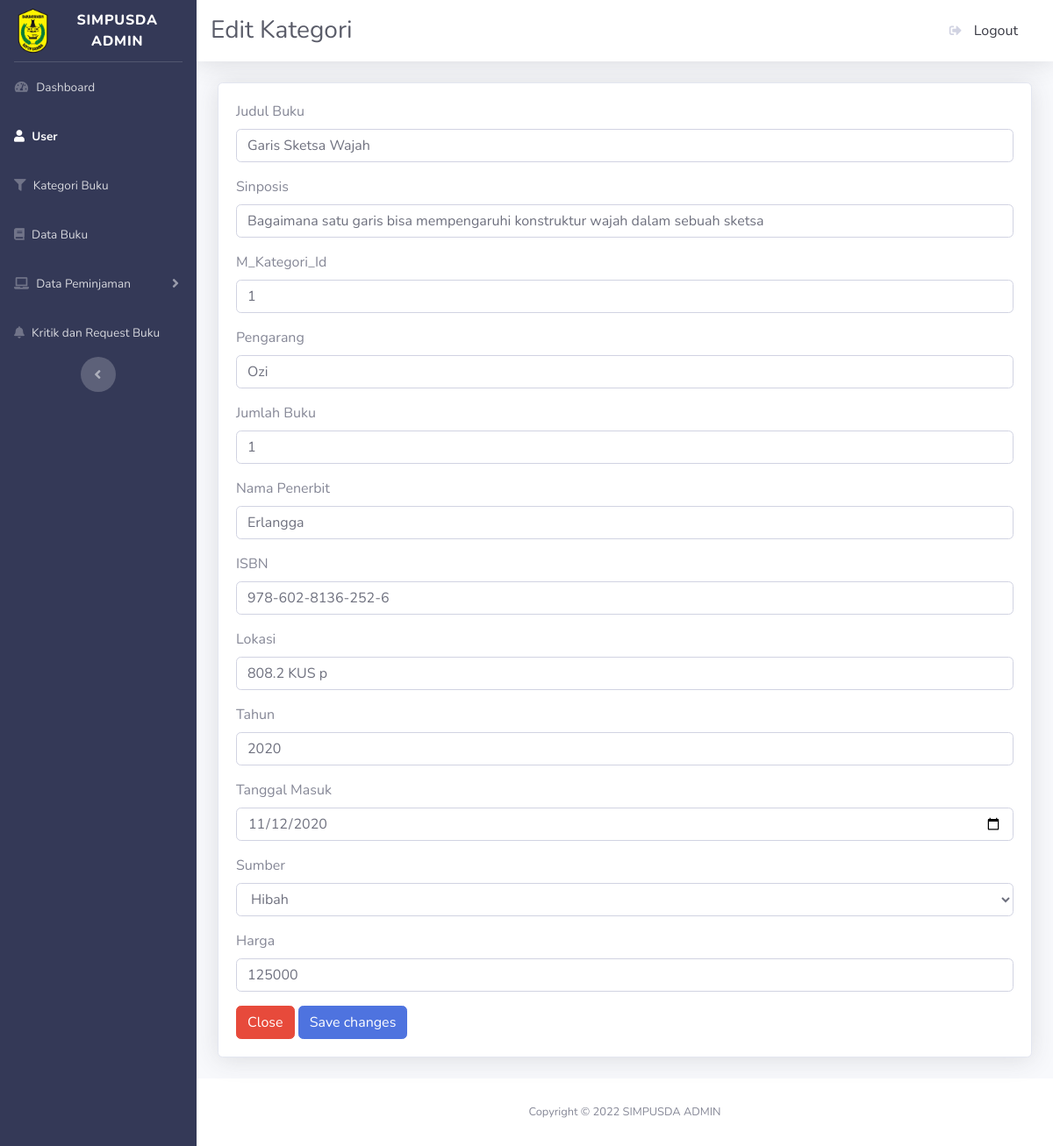
Page /admin/editbuku.php?id=1 on the earlier database version.
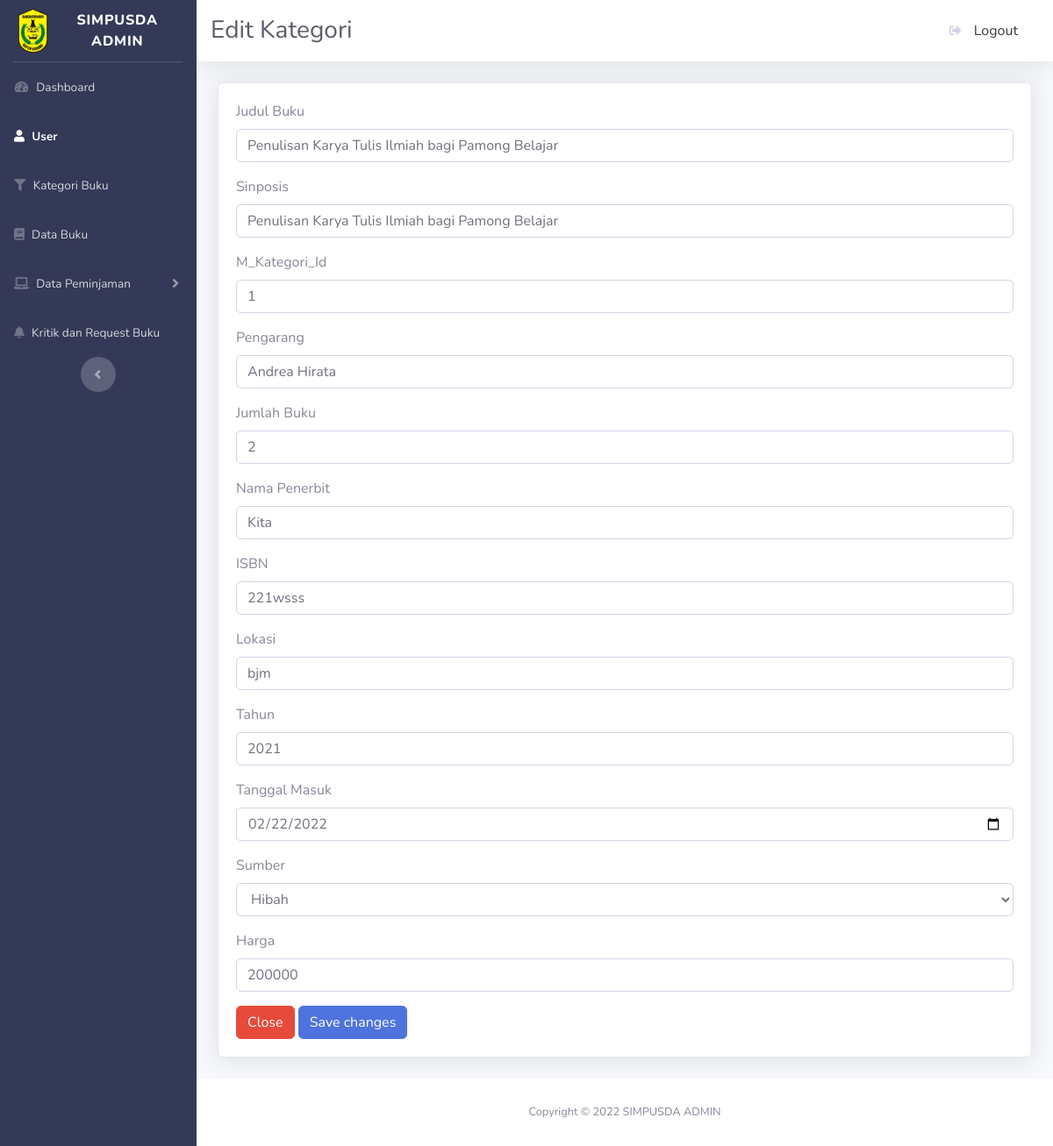
Same page on the later database version.
### tables this page shows
CREATE TABLE `m_buku` (
  `id` int(10) UNSIGNED NOT NULL,
  `foto` varchar(255) NOT NULL,
  `judul_buku` varchar(255) NOT NULL,
  `sinopsis` text NOT NULL,
  `m_kategori_id` int(10) UNSIGNED NOT NULL,
  `pengarang` varchar(255) DEFAULT NULL,
  `jumlah_buku` int(10) UNSIGNED DEFAULT NULL,
  `nama_penerbit` varchar(255) NOT NULL,
  `isbn` varchar(55) DEFAULT NULL,
  `lokasi` varchar(255) DEFAULT NULL,
  `tahun` int(11) DEFAULT NULL,
  `tanggal_masuk` date DEFAULT NULL,
  `sumber` varchar(255) DEFAULT NULL,
  `harga` int(11) DEFAULT NULL,
  `l_rating_id` int(10) UNSIGNED DEFAULT NULL
);

### admin/editbuku.php (the view, shortened to what the changed rows need)
<?php
include_once("config.php");
?>
<?php
$id = $_GET['id'];
$result = mysqli_query($mysqli, "SELECT * FROM m_buku WHERE id=$id");
while($user_data = mysqli_fetch_array($result))
{
    $judul_buku = $user_data['judul_buku'];
    $sinopsis = $user_data['sinopsis'];
    $m_kategori_id = $user_data['m_kategori_id'];
    $pengarang = $user_data['pengarang'];
    $jumlah_buku = $user_data['jumlah_buku'];
    $nama_penerbit = $user_data['nama_penerbit'];
    $isbn = $user_data['isbn'];
    $lokasi = $user_data['lokasi'];
    $tahun = $user_data['tahun'];
    $tanggal_masuk = $user_data['tanggal_masuk'];
    $sumber = $user_data['sumber'];
    $harga = $user_data['harga'];
}
?>
<!DOCTYPE html>
<html lang="en">
<head>
    <link href="vendor/fontawesome-free/css/all.min.css" rel="stylesheet" type="text/css">
    <link href="css/sb-admin-2.min.css" rel="stylesheet">
    <link href="vendor/datatables/dataTables.bootstrap4.min.css" rel="stylesheet">
</head>
<body id="page-top">
    <div id="wrapper">
        <div id="content-wrapper" class="d-flex flex-column">
            <div id="content">
                <div class="container-fluid">
                    <div class="card shadow mb-4">
                        <div class="card-body">
                        <form action="" method="POST" name="form1">
                                <div class='form-group'>
                                <label for='exampleFormControlInput1'>Judul Buku</label>
                                <input type='text' class='form-control' id='exampleFormControlInput1' name="judul_buku" value="<?php echo $judul_buku;?>">
                                </div>
                                <div class='form-group'>
                                <label for='exampleFormControlInput1'>Sinposis</label>
                                <input type='text' class='form-control' id='exampleFormControlInput1' name="sinopsis" value="<?php echo $sinopsis;?>">
                                </div>
                                <div class='form-group'>
                                <label for='exampleFormControlInput1'>M_Kategori_Id</label>
                                <input type='text' class='form-control' id='exampleFormControlInput1' name="m_kategori_id" value="<?php echo $m_kategori_id;?>">
                                </div>
                                <div class='form-group'>
                                <label for='exampleFormControlInput1'>Pengarang</label>
                                <input type='text' class='form-control' id='exampleFormControlInput1' name="pengarang" value="<?php echo $pengarang;?>">
                                </div>
                                <div class='form-group'>
                                <label for='exampleFormControlInput1'>Jumlah Buku</label>
                                <input type='text' class='form-control' id='exampleFormControlInput1' name="jumlah_buku" value="<?php echo $jumlah_buku;?>">
                                </div>
                                <div class='form-group'>
                                <label for='exampleFormControlInput1'>Nama Penerbit</label>
                                <input type='text' class='form-control' id='exampleFormControlInput1' name="nama_penerbit" value="<?php echo $nama_penerbit;?>">
                                </div>
                                <div class='form-group'>
                                <label for='exampleFormControlInput1'>ISBN</label>
                                <input type='text' class='form-control' id='exampleFormControlInput1' name="isbn" value="<?php echo $isbn;?>">
                                </div>
                                <div class='form-group'>
                                <label for='exampleFormControlInput1'>Lokasi</label>
                                <input type='text' class='form-control' id='exampleFormControlInput1' name="lokasi" value="<?php echo $lokasi;?>">
                                </div>
                                <div class='form-group'>
                                <label for='exampleFormControlInput1'>Tahun</label>
                                <input type='text' class='form-control' id='exampleFormControlInput1' name="tahun" value="<?php echo $tahun;?>">
                                </div>
                                <div class='form-group'>
                                <label for='exampleFormControlInput1'>Tanggal Masuk</label>
                                <input type='date' class='form-control' id='exampleFormControlInput1' name="tanggal_masuk" value="<?php echo $tanggal_masuk;?>">
                                </div>
                                <div class='form-group'>
                                <label for='exampleFormControlInput1'>Sumber</label>
                                <select class="form-control" id="exampleFormControlSelect1" name="sumber" value="<?php echo $sumber;?>">
                                    <option value="Hibah">Hibah</option>
                                    </select>
                                </div>
                                <div class='form-group'>
                                <label for='exampleFormControlInput1'>Harga</label>
                                <input type='text' class='form-control' id='exampleFormControlInput1' name="harga" value="<?php echo $harga;?>">
                                </div>
                            </form>
                        </div>
                    </div>
                </div>
            </div>
        </div>
    </div>
</body>
</html>

Differences in the rows shown:
changed m_buku "Hibah": judul_buku "Garis Sketsa Wajah" → "Penulisan Karya Tulis Ilmiah bagi Pamong Belajar"; sinopsis "Bagaimana satu garis bisa mempengaruhi konstruktur wajah dalam sebuah sketsa" → "Penulisan Karya Tulis Ilmiah bagi Pamong Belajar"; pengarang "Ozi" → "Andrea Hirata"; jumlah_buku "1" → "2"; nama_penerbit "Erlangga" → "Kita"; isbn "978-602-8136-252-6" → "221wsss"; lokasi "808.2 KUS p" → "bjm"; tahun "2020" → "2021"; tanggal_masuk "11/12/2020" → "02/22/2022"; harga "125000" → "200000"
